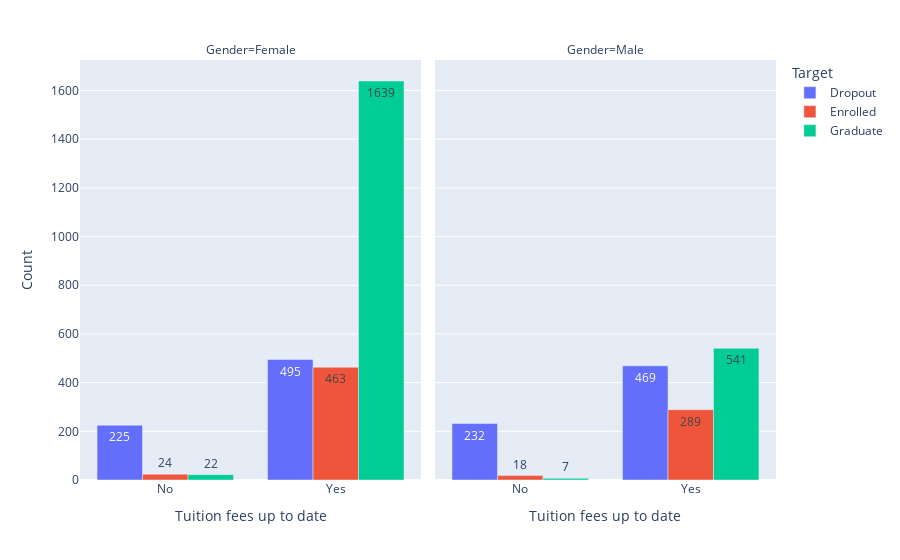

Write notebook code for a chart like this one.
### Markdown cell above
## Análise sobre inadimplencia
---
Analisamos aqui, se as mensalidades em atraso são fatores que explicam o abandono.

### Code cell
fees = dropout_analisis.groupby(['Tuition fees up to date', 'Gender'])['Target'].value_counts().rename('Count').reset_index()
px.bar(fees, x='Tuition fees up to date', hover_data=['Gender'], y='Count', color='Target', text_auto=True, barmode="group", facet_col="Gender")

### Figure 1 — Plotly figure (JSON) as saved in the notebook; plotly's stock layout.template omitted (floating-point values rounded to 4 significant figures)
{"data": [{"alignmentgroup": "True", "customdata": [["Female"], ["Female"]], "hovertemplate": "Target=Dropout<br>Gender=%{customdata[0]}<br>Tuition fees up to date=%{x}<br>Count=%{y}<extra></extra>", "legendgroup": "Dropout", "marker": {"color": "#636efa", "pattern": {"shape": ""}}, "name": "Dropout", "offsetgroup": "Dropout", "orientation": "v", "showlegend": true, "textposition": "auto", "texttemplate": "%{y}", "type": "bar", "x": ["No", "Yes"], "xaxis": "x", "y": [225, 495], "yaxis": "y"}, {"alignmentgroup": "True", "customdata": [["Male"], ["Male"]], "hovertemplate": "Target=Dropout<br>Gender=%{customdata[0]}<br>Tuition fees up to date=%{x}<br>Count=%{y}<extra></extra>", "legendgroup": "Dropout", "marker": {"color": "#636efa", "pattern": {"shape": ""}}, "name": "Dropout", "offsetgroup": "Dropout", "orientation": "v", "showlegend": false, "textposition": "auto", "texttemplate": "%{y}", "type": "bar", "x": ["No", "Yes"], "xaxis": "x2", "y": [232, 469], "yaxis": "y2"}, {"alignmentgroup": "True", "customdata": [["Female"], ["Female"]], "hovertemplate": "Target=Enrolled<br>Gender=%{customdata[0]}<br>Tuition fees up to date=%{x}<br>Count=%{y}<extra></extra>", "legendgroup": "Enrolled", "marker": {"color": "#EF553B", "pattern": {"shape": ""}}, "name": "Enrolled", "offsetgroup": "Enrolled", "orientation": "v", "showlegend": true, "textposition": "auto", "texttemplate": "%{y}", "type": "bar", "x": ["No", "Yes"], "xaxis": "x", "y": [24, 463], "yaxis": "y"}, {"alignmentgroup": "True", "customdata": [["Male"], ["Male"]], "hovertemplate": "Target=Enrolled<br>Gender=%{customdata[0]}<br>Tuition fees up to date=%{x}<br>Count=%{y}<extra></extra>", "legendgroup": "Enrolled", "marker": {"color": "#EF553B", "pattern": {"shape": ""}}, "name": "Enrolled", "offsetgroup": "Enrolled", "orientation": "v", "showlegend": false, "textposition": "auto", "texttemplate": "%{y}", "type": "bar", "x": ["No", "Yes"], "xaxis": "x2", "y": [18, 289], "yaxis": "y2"}, {"alignmentgroup": "True", "customdata": [["Female"], ["Female"]], "hovertemplate": "Target=Graduate<br>Gender=%{customdata[0]}<br>Tuition fees up to date=%{x}<br>Count=%{y}<extra></extra>", "legendgroup": "Graduate", "marker": {"color": "#00cc96", "pattern": {"shape": ""}}, "name": "Graduate", "offsetgroup": "Graduate", "orientation": "v", "showlegend": true, "textposition": "auto", "texttemplate": "%{y}", "type": "bar", "x": ["No", "Yes"], "xaxis": "x", "y": [22, 1639], "yaxis": "y"}, {"alignmentgroup": "True", "customdata": [["Male"], ["Male"]], "hovertemplate": "Target=Graduate<br>Gender=%{customdata[0]}<br>Tuition fees up to date=%{x}<br>Count=%{y}<extra></extra>", "legendgroup": "Graduate", "marker": {"color": "#00cc96", "pattern": {"shape": ""}}, "name": "Graduate", "offsetgroup": "Graduate", "orientation": "v", "showlegend": false, "textposition": "auto", "texttemplate": "%{y}", "type": "bar", "x": ["No", "Yes"], "xaxis": "x2", "y": [7, 541], "yaxis": "y2"}], "layout": {"annotations": [{"font": {}, "showarrow": false, "text": "Gender=Female", "x": 0.245, "xanchor": "center", "xref": "paper", "y": 1, "yanchor": "bottom", "yref": "paper"}, {"font": {}, "showarrow": false, "text": "Gender=Male", "x": 0.755, "xanchor": "center", "xref": "paper", "y": 1, "yanchor": "bottom", "yref": "paper"}], "autosize": true, "barmode": "group", "legend": {"title": {"text": "Target"}, "tracegroupgap": 0}, "margin": {"t": 60}, "xaxis": {"anchor": "y", "autorange": true, "domain": [0, 0.49], "range": [-0.5, 1.5], "title": {"text": "Tuition fees up to date"}, "type": "category"}, "xaxis2": {"anchor": "y2", "autorange": true, "domain": [0.51, 1], "matches": "x", "range": [-0.5, 1.5], "title": {"text": "Tuition fees up to date"}, "type": "category"}, "yaxis": {"anchor": "x", "autorange": true, "domain": [0, 1], "range": [0, 1725.0], "title": {"text": "Count"}, "type": "linear"}, "yaxis2": {"anchor": "x2", "autorange": true, "domain": [0, 1], "matches": "y", "range": [0, 1725.0], "showticklabels": false, "type": "linear"}}}
